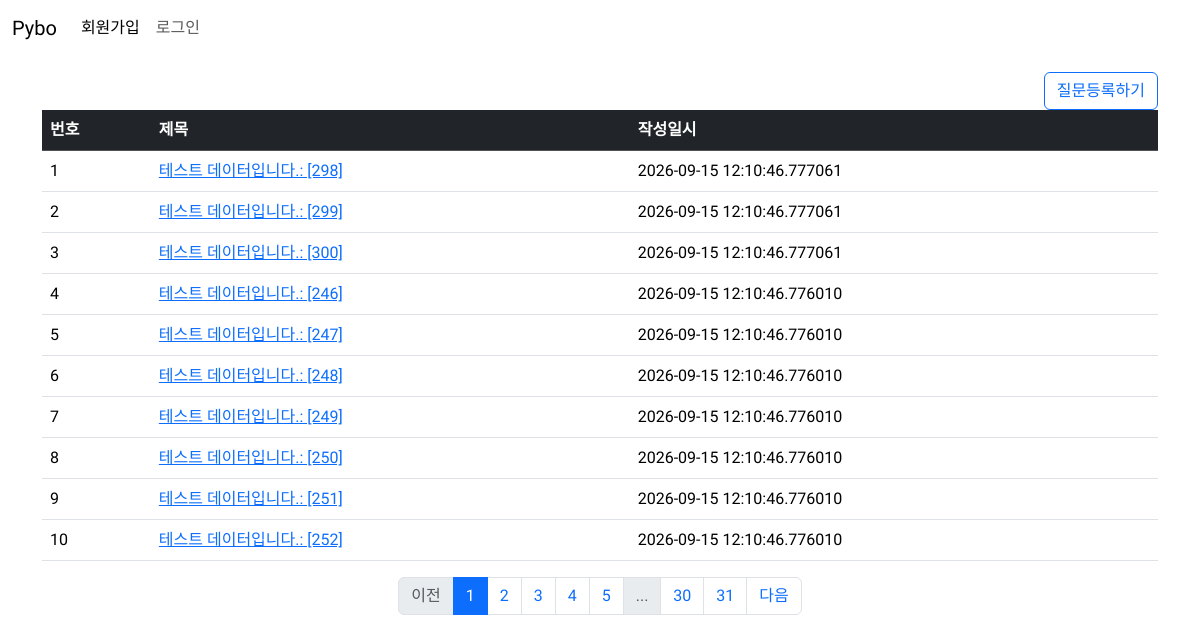
Page /question/list/ on the committed database.
### pybo/models.py (models this page shows)
class Question(db.Model):
    id = db.Column(db.Integer, primary_key=True)
    subject = db.Column(db.String(200), nullable=False)
    content = db.Column(db.Text, nullable=False)
    create_date = db.Column(db.DateTime, nullable=False)

### pybo/views/question_views.py (the view)
@bp.route('/list/')
def _list():
    page = request.args.get('page', default=1, type=int) # url parameter ?page=1
    question_list = Question.query.order_by(Question.create_date.desc())
    question_list = question_list.paginate(page=page, per_page=10) # 한페이지에 보여야할 갯수
    return render_template('question/question_list.html', question_list=question_list)

### pybo/templates/question/question_list.html
{% extends 'base.html' %}
{% block content %}
<div class="container my-3">
    <div class="text-end">
        <a href="{{ url_for('question.create') }}" class="btn btn-outline-primary">질문등록하기</a>
    </div>
    <table class="table table-hover">
        <thead>
        <tr class="table-dark">
            <th>번호</th>
            <th>제목</th>
            <th>작성일시</th>
        </tr>
        </thead>
        <tbody>
        {% if question_list %}
        {% for question in question_list.items %}
        <tr>
            <td>{{ loop.index }}</td>
            <td>
                <a href="{{ url_for('question.detail', question_id=question.id) }}">{{ question.subject }}</a>
            </td>
            <td>{{ question.create_date }}</td>
        </tr>
        {% endfor %}
        {% else %}
        <tr>
            <td colspan="3">질문이 없습니다.</td>
        </tr>
        {% endif %}
        </tbody>
    </table>
    <nav aria-label="...">
      <ul class="pagination justify-content-center">
          {% if question_list.has_prev %}
        <li class="page-item">
            <a href="?page={{ question_list.prev_num }}" class="page-link">이전</a>
        </li>
          {% else  %}
          <li class="page-item disabled">
              <a href="javascript:void(0)" class="page-link" aria-disabled="true">이전</a>
          </li>
          {% endif %}
          {% for page_num in question_list.iter_pages() %}
            {% if page_num  %}
              {% if page_num != question_list.page %}
          <li class="page-item"><a class="page-link" href="?page={{ page_num }}">{{ page_num }}</a></li>
                {% else %}
          <li class="page-item active">
           <a class="page-link" href="javascript:void(0)" aria-current="page">{{ page_num }}</a>
          </li>
              {% endif %}
                {% else %}
        <li class="page-item disabled"><a class="page-link" href="javascript:void(0)">...</a></li>
            {% endif %}
          {% endfor %}
          {% if question_list.has_next %}
        <li class="page-item">
            <a href="?page={{ question_list.next_num }}" class="page-link">다음</a>
        </li>
          {% else %}
          <li class="page-item disabled">
              <a class="page-link" href="javascript:void(0)">다음</a>
          </li>
          {% endif %}
      </ul>
    </nav>
</div>
{% endblock %}

### pybo/templates/base.html (shortened to what this page needs)
<!DOCTYPE html>
<html lang="ko">
<head>
    <link rel="stylesheet" href="https://cdn.jsdelivr.net/npm/bootstrap@5.3.6/dist/css/bootstrap.min.css">
    <link rel="stylesheet" href="{{ url_for('static', filename='style.css') }}">
</head>
<body>
    {% include 'navbar.html' %}
    {% block content %}
    {% endblock %}
</body>
</html>

### pybo/templates/navbar.html (shortened to what this page needs)
<!DOCTYPE html>
<html lang="en">
<head>
</head>
<body>
       <nav class="navbar navbar-expand-sm ">
                <div class="container-fluid">
                    <a class="navbar-brand" href="{{ url_for('main.index') }}">Pybo</a>
                <div class="collapse navbar-collapse" id="navbarSupportedContent">
                  <ul class="navbar-nav me-auto mb-2 mb-lg-0">
                    <li class="nav-item">
                      <a class="nav-link active" aria-current="page" href="#">회원가입</a>
                    </li>
                    <li class="nav-item">
                      <a class="nav-link" href="#">로그인</a>
                    </li>
                  </ul>
                </div>
              </div>
            </nav>
</body>
</html>

### pybo/static/style.css (style rules this page uses)
body { font-family: "Do Hyeon", sans-serif; font-weight: 400; font-style: normal; }

### rows in the picture
Question: subject "테스트 데이터입니다.: [298]", create_date "2026-09-15 12:10:46.777061"
Question: subject "테스트 데이터입니다.: [299]", create_date "2026-09-15 12:10:46.777061"
Question: subject "테스트 데이터입니다.: [300]", create_date "2026-09-15 12:10:46.777061"
Question: subject "테스트 데이터입니다.: [246]", create_date "2026-09-15 12:10:46.776010"
Question: subject "테스트 데이터입니다.: [247]", create_date "2026-09-15 12:10:46.776010"
Question: subject "테스트 데이터입니다.: [248]", create_date "2026-09-15 12:10:46.776010"
Question: subject "테스트 데이터입니다.: [249]", create_date "2026-09-15 12:10:46.776010"
Question: subject "테스트 데이터입니다.: [250]", create_date "2026-09-15 12:10:46.776010"
Question: subject "테스트 데이터입니다.: [251]", create_date "2026-09-15 12:10:46.776010"
Question: subject "테스트 데이터입니다.: [252]", create_date "2026-09-15 12:10:46.776010"

### other values in the picture
{{ page_num }} "1"
{{ page_num }} "2" "3" "4" "5" "30" "31"
